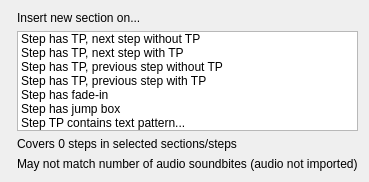

<ui version="4.0" >
 <author></author>
 <comment></comment>
 <exportmacro></exportmacro>
 <class>Form</class>

        <widget class="QWidget" name="sectionOp">
         <layout class="QFormLayout" name="formLayout_6">
          <item row="1" column="1">
           <widget class="QListWidget" name="sectionRulesListWidget">
            <property name="maximumSize">
             <size>
              <width>16777215</width>
              <height>100</height>
             </size>
            </property>
            <item>
             <property name="text">
              <string>Step has TP, next step without TP</string>
             </property>
            </item>
            <item>
             <property name="text">
              <string>Step has TP, next step with TP</string>
             </property>
            </item>
            <item>
             <property name="text">
              <string>Step has TP, previous step without TP</string>
             </property>
            </item>
            <item>
             <property name="text">
              <string>Step has TP, previous step with TP</string>
             </property>
            </item>
            <item>
             <property name="text">
              <string>Step has fade-in</string>
             </property>
            </item>
            <item>
             <property name="text">
              <string>Step has jump box</string>
             </property>
            </item>
            <item>
             <property name="text">
              <string>Step TP contains text pattern...</string>
             </property>
            </item>
           </widget>
          </item>
          <item row="0" column="1">
           <widget class="QLabel" name="label_10">
            <property name="maximumSize">
             <size>
              <width>16777215</width>
              <height>20</height>
             </size>
            </property>
            <property name="text">
             <string>Insert new section on...</string>
            </property>
           </widget>
          </item>
          <item row="2" column="1">
           <widget class="QLabel" name="sectionCoverageLabel">
            <property name="maximumSize">
             <size>
              <width>16777215</width>
              <height>20</height>
             </size>
            </property>
            <property name="text">
             <string>Covers 0 steps in selected sections/steps</string>
            </property>
           </widget>
          </item>
          <item row="3" column="1">
           <widget class="QLabel" name="label_11">
            <property name="maximumSize">
             <size>
              <width>16777215</width>
              <height>20</height>
             </size>
            </property>
            <property name="text">
             <string>May not match number of audio soundbites (audio not imported)</string>
            </property>
           </widget>
          </item>
         </layout>
        </widget>

 <pixmapfunction></pixmapfunction>
 <connections/>
</ui>
